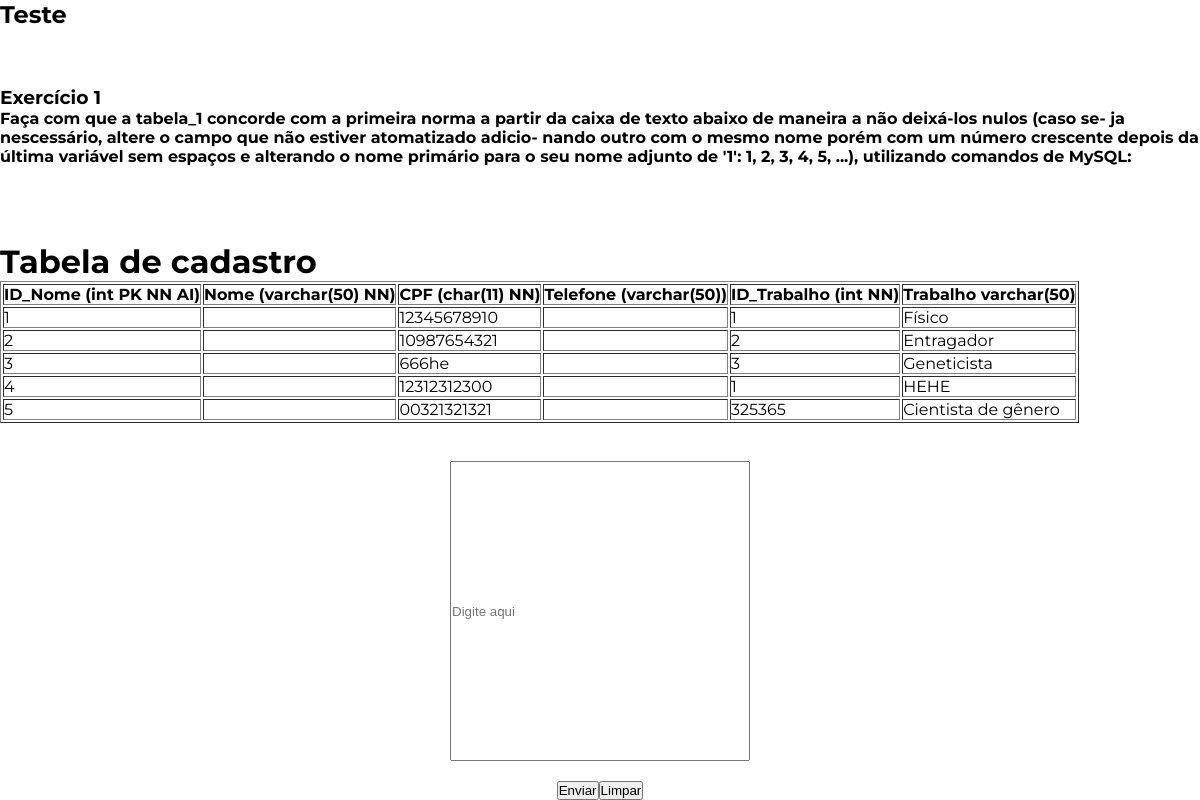
The page /Teste2.php on the database its author committed.
### tables this page shows
CREATE table if not exists Tabela_1(
        ID_nome              int primary key not null auto_increment,
        nome                 varchar(50) not null,
        CPF                  char(11) not null,
        Telefone             varchar(50),
        ID_trabalho          int not null,
        Trabalho             varchar(50)
        )default charset = utf8;

### Teste2.php (the view, shortened to what this page needs)
<!DOCTYPE html>
<html lang="en">
<head>
</head>
<body>
    <?php
    require ("Conex2.php");
        $sql1 = "CREATE table if not exists Tabela_1(
            ID_nome              int primary key not null auto_increment,
            nome                 varchar(50) not null,
            CPF                  char(11) not null,
            Telefone             varchar(50),
            ID_trabalho          int not null,
            Trabalho             varchar(50)
            );";
        $sql3 = "SELECT * from Tabela_1;";
    echo "<form>
          <div>
          <h2> Teste </h2><br><br><br>
          <h3> Exercício 1 </h3>
          <h4>
           Faça com que a tabela_1 concorde com a primeira norma a partir
           da caixa de texto abaixo de maneira a não deixá-los nulos (caso se-
           ja nescessário, altere o campo que não estiver atomatizado adicio-
           nando outro com o mesmo nome porém com um número crescente depois
           da última variável sem espaços e alterando o nome primário para o
           seu nome adjunto de '1': 1, 2, 3, 4, 5, ...), utilizando comandos de MySQL:
           </h4> <br><br><br><br>
           </div>
           </form>";
       if (isset($_POST["dig"])) {
            echo "<form method='post' action='Teste1.php'> <div>";
            $digo = $_POST["dig"];
            if ($digo != null && $digo != ""){
            $res1 = mysqli_query($conexao, $digo);
            $res = mysqli_query($conexao, $sql3);
            echo "<h1> Tabela de cadastro </h1>";
            echo "<table border='1'>";
            echo"<tr><th>ID_Nome (int PK NN AI)</th>";
while ($row = mysqli_fetch_assoc($res)) {
        if (isset($row["nome"])) {
            echo "<td>Nome (varchar(50 NN))</td>";
        }
        if (isset($row["Nome1"])) {
            echo "<td>Nome1 (varchar(50 NN))</td>";
        }
        if (isset($row["Nome2"])) {
            echo "<th>Nome2 (varchar(50 NN))</th>";
        }
            echo "<th>CPF (char(11) NN)</th>";
        if (isset($row["Telefone"])) {
            echo "<th>Telefone (varchar(50))</th>";
        }
        if (isset($row["Telefone1"])) {
            echo "<th>Telefone1 (varchar(50))</th>";
        }
        if (isset($row["Telefone2"])) {
            echo "<th>Telefone2 (varchar(50))</th>";
        }
        if (isset($row["Telefone3"])) {
            echo "<th>Telefone3 (varchar(50))</th>";
        }
            echo "<th>ID_Trabalho (int NN)</th><th>Trabalho varchar(50)</th>";
        break;
    }
        echo "</tr>";
   while($row = mysqli_fetch_assoc($res)) {
       echo "<tr>";
       echo "<td>". $row["ID_nome"] ."</td>";
       if (isset($row["nome"])) {
        echo "<td>". $row["nome"] ."</td>";
       }
       if (isset($row["Nome1"])) {
        echo "<td>". $row["Nome1"] ."</td>";
       }
       if (isset($row["Nome2"])) {
        echo "<td>". $row["Nome2"] ."</td>";
       }
       echo "<td>". $row["CPF"] ."</td>";
       if (isset($row["Telefone"])) {
        echo "<td>". $row["Telefone"] ."</td>";
       }
       if (isset($row["Telefone1"])) {
        echo "<td>". $row["Telefone1"] ."</td>";
       }
       if (isset($row["Telefone2"])) {
        echo "<td>". $row["Telefone2"] ."</td>";
       }
       if (isset($row["Telefone3"])) {
        echo "<td>". $row["Telefone3"] ."</td>";
       }
       echo "<td>". $row["ID_trabalho"] . "</td>";
       echo "<td>". $row["Trabalho"] ."</td>";
       echo "</tr>";
}
       echo "</table><br><br>";
       echo '<h3> Resposta anterior:  </h3><br><br><h5>' . $digo . '</h5><br><br><br>';
}
else {
    echo '<script> alert ("Escreva na caixa de texto!!")</script>';
}
       echo "<center><input type='text' id='dig' name='dig' placeholder='Digite aqui'><br><br>";
       echo "<input type='submit' value='Enviar'><input type='reset' value='Limpar'><input type='button' onclick="; echo '"window.location.href='; echo "'Mostrar.php'"; echo '" value="Mostrar Respostas"></center>';
       if ($digo != null && $digo != "") {
       if ($res){
        if (mysqli_num_rows($res) > 0) {
         if (mysqli_affected_rows($conexao) > 0) {
            $res4_1 = mysqli_query($conexao, $SQL4_1);
            $row = mysqli_fetch_assoc($res4_1);
if (isset($row["Nome1"]) && isset($row["Nome2"]) && isset($row["Telefone1"]) && isset($row["Telefone2"]) && isset($row["Telefone3"])) {
    if ($row["Nome1"] == "Enzo Schiavo" && $row["Nome2"] == null && $row["CPF"] == "12345678910" && $row["Telefone"] == "5511123456789" && $row["ID_Trabalho"] == "1" && $row["Trabalho"] == "Físico" && $row["Telefone2"] == "5511987654321" && $row["Telefone3"] == "0") {
        $res4_2 = mysqli_query($conexao, $SQL4_2);
            $row = mysqli_fetch_assoc($res4_2);
        if ($row["Nome1"] == "Eduardo Sim" && $row["Nome2"] == null && $row["CPF"] == "10987654321" && $row["Telefone"] == "0121975312468" && $row["ID_Trabalho"] == "2" && $row["Trabalho"] == "Entragador" && $row["Telefone2"] == "0" && $row["Telefone 3"] == "0") {
            $res4_3 = mysqli_query($conexao, $SQL4_3);
            $row = mysqli_fetch_assoc($res4_3);
            if ($row["Nome1"] == "Giovanni Bassetti" && $row["Nome2"] == null && $row["CPF"] == "666he" && $row["Telefone"] == "sim" && $row["ID_Trabalho"] == "3" && $row["Trabalho"] == "Geneticista" && $row["Telefone2"] == "0" && $row["Telefone 3"] == "0") {
                $res4_4 = mysqli_query($conexao, $SQL4_4);
                $row = mysqli_fetch_assoc($res4_4);
                if ($row["Nome1"] == "Guilherme Wendel" && $row["Nome2"] == "Augustus Divinus Máximus" && $row["CPF"] == "12312312300" && $row["Telefone"] == "550111386871" && $row["ID_Trabalho"] == "1" && $row["Trabalho"] == "HEHE" && $row["Telefone2"] == "0" && $row["Telefone 3"] == "0") {
                    $res4_5 = mysqli_query($conexao, $SQL4_5);
                    $row = mysqli_fetch_assoc($res4_5);
                    if ($row["Nome1"] == "Augusto Conti" && $row["Nome2"] == null && $row["CPF"] == "00321321321" && $row["Telefone"] == "55123456789" && $row["ID_Trabalho"] == "325365" && $row["Trabalho"] == "Cientista de gênero" && $row["Telefone2"] == "5511987654321" && $row["Telefone 3"] == "789997867087") {
            echo "<input type='button' onclick="; echo '"window.location.href='; echo "'Mostrar.php'"; echo '" value="Passar ao próximo módulo"></center>';
                    }
                }
            }
        }
    }
}
             echo '<script> alert ("Alterado com sucesso!! Mas o resultado pode estar incorreto e incompleto. Por isso, caso queira, veja a melhor respota para o problema no botão abaixo até que esteja completamente correto."); </script>';
             echo '<script> alert ("Sua resposta foi:  " + "' . $digo .'"); </script>';
         }
        }
     }
    }
       echo '</div></form>';
           }
           else{
            if (mysqli_query($conexao, $sql1)){
                $res = mysqli_query($conexao, $sql3);
            }
        echo "<form method='post' action='Teste1.php'><div>
             <h1>Tabela de cadastro</h1>";
        echo "<table border='1'>";
        echo"<tr><th>ID_Nome (int PK NN AI)</th><th>Nome (varchar(50) NN)</th><th>CPF (char(11) NN)</th><th>Telefone (varchar(50))</th><th>ID_Trabalho (int NN)</th><th>Trabalho varchar(50)</th></tr>";
    while($row = mysqli_fetch_assoc($res) ) {
        echo "<tr>";
        echo "<td>". $row["ID_nome"] ."</td>";
        echo "<td>". $row["nome"] ."</td>";
        echo "<td>". $row["CPF"] ."</td>";
        echo "<td>". $row["Telefone"] ."</td>";
        echo "<td>". $row["ID_trabalho"] . "</td>";
        echo "<td>". $row["Trabalho"] ."</td>";
        echo "</tr>";
}
        echo "</table><br><br>";
        echo "<center><input type='text' id='dig' name='dig' style='height: 300px; width: 300px;' id='dig' placeholder='Digite aqui'>";
        echo "<br><br><input type='submit' value='Enviar'><input type='reset' value='Limpar'>";
            echo "</center></div>";
            echo "</form>";
           }
    ?>
</body>
</html>

### Teste2.php (style rules this page uses)
* { margin:0; padding: 0; box-sizing: border-box; }
body { font-family: Montserrat; color: black; }

### rows shown on the page
tabela_1: ID_nome "1", CPF "12345678910", ID_trabalho "1", Trabalho "Físico"
tabela_1: ID_nome "2", CPF "10987654321", ID_trabalho "2", Trabalho "Entragador"
tabela_1: ID_nome "3", CPF "666he", ID_trabalho "3", Trabalho "Geneticista"
tabela_1: ID_nome "4", CPF "12312312300", ID_trabalho "1", Trabalho "HEHE"
tabela_1: ID_nome "5", CPF "00321321321", ID_trabalho "325365", Trabalho "Cientista de gênero"
